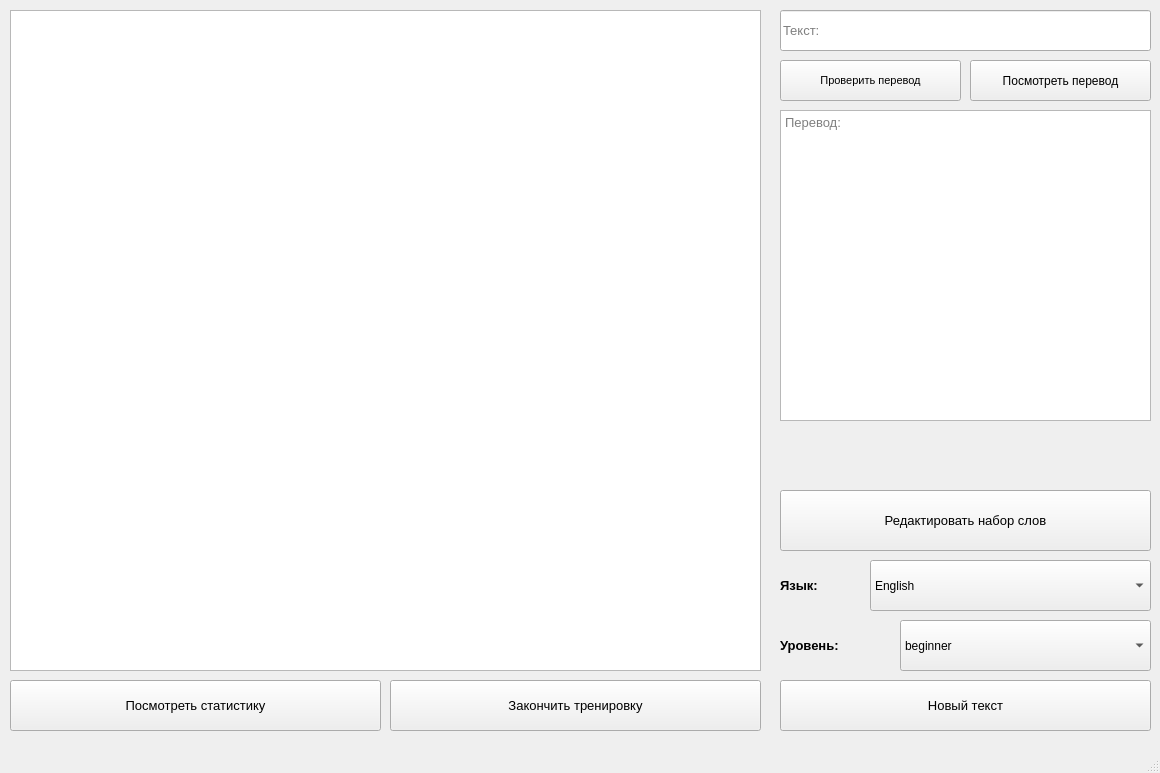
<?xml version="1.0" encoding="UTF-8"?>
<ui version="4.0">
 <class>MainWindow</class>
 <widget class="QMainWindow" name="MainWindow">
  <property name="geometry">
   <rect>
    <x>0</x>
    <y>0</y>
    <width>1160</width>
    <height>773</height>
   </rect>
  </property>
  <property name="windowTitle">
   <string>MainWindow</string>
  </property>
  <widget class="QWidget" name="centralwidget">
   <widget class="QTextBrowser" name="textBrowser">
    <property name="geometry">
     <rect>
      <x>10</x>
      <y>10</y>
      <width>751</width>
      <height>661</height>
     </rect>
    </property>
    <property name="font">
     <font>
      <pointsize>12</pointsize>
     </font>
    </property>
   </widget>
   <widget class="QLineEdit" name="wordP">
    <property name="geometry">
     <rect>
      <x>780</x>
      <y>10</y>
      <width>371</width>
      <height>41</height>
     </rect>
    </property>
    <property name="font">
     <font>
      <pointsize>10</pointsize>
     </font>
    </property>
    <property name="text">
     <string/>
    </property>
    <property name="placeholderText">
     <string>Текст:</string>
    </property>
   </widget>
   <widget class="QPushButton" name="checkTBtn">
    <property name="geometry">
     <rect>
      <x>780</x>
      <y>60</y>
      <width>181</width>
      <height>41</height>
     </rect>
    </property>
    <property name="font">
     <font>
      <pointsize>8</pointsize>
     </font>
    </property>
    <property name="text">
     <string>Проверить перевод</string>
    </property>
   </widget>
   <widget class="QPushButton" name="seeTBtn">
    <property name="geometry">
     <rect>
      <x>970</x>
      <y>60</y>
      <width>181</width>
      <height>41</height>
     </rect>
    </property>
    <property name="text">
     <string>Посмотреть перевод</string>
    </property>
   </widget>
   <widget class="QPushButton" name="startBtn">
    <property name="geometry">
     <rect>
      <x>780</x>
      <y>680</y>
      <width>371</width>
      <height>51</height>
     </rect>
    </property>
    <property name="font">
     <font>
      <pointsize>10</pointsize>
     </font>
    </property>
    <property name="text">
     <string>Новый текст</string>
    </property>
   </widget>
   <widget class="QPushButton" name="statBtn">
    <property name="geometry">
     <rect>
      <x>10</x>
      <y>680</y>
      <width>371</width>
      <height>51</height>
     </rect>
    </property>
    <property name="font">
     <font>
      <pointsize>10</pointsize>
     </font>
    </property>
    <property name="text">
     <string>Посмотреть статистику</string>
    </property>
   </widget>
   <widget class="QLabel" name="statusLabel">
    <property name="geometry">
     <rect>
      <x>780</x>
      <y>420</y>
      <width>371</width>
      <height>41</height>
     </rect>
    </property>
    <property name="text">
     <string/>
    </property>
   </widget>
   <widget class="QPushButton" name="endBtn">
    <property name="geometry">
     <rect>
      <x>390</x>
      <y>680</y>
      <width>371</width>
      <height>51</height>
     </rect>
    </property>
    <property name="font">
     <font>
      <pointsize>10</pointsize>
     </font>
    </property>
    <property name="text">
     <string>Закончить тренировку</string>
    </property>
   </widget>
   <widget class="QComboBox" name="lang_query">
    <property name="geometry">
     <rect>
      <x>870</x>
      <y>560</y>
      <width>281</width>
      <height>51</height>
     </rect>
    </property>
    <property name="font">
     <font>
      <pointsize>9</pointsize>
     </font>
    </property>
    <property name="editable">
     <bool>false</bool>
    </property>
    <property name="currentText">
     <string>English</string>
    </property>
    <item>
     <property name="text">
      <string>English</string>
     </property>
    </item>
    <item>
     <property name="text">
      <string>Italian</string>
     </property>
    </item>
    <item>
     <property name="text">
      <string>Spanish</string>
     </property>
    </item>
    <item>
     <property name="text">
      <string>Chinese (simplified)</string>
     </property>
    </item>
    <item>
     <property name="text">
      <string>German</string>
     </property>
    </item>
    <item>
     <property name="text">
      <string>French</string>
     </property>
    </item>
   </widget>
   <widget class="QLabel" name="label_2">
    <property name="geometry">
     <rect>
      <x>780</x>
      <y>560</y>
      <width>61</width>
      <height>51</height>
     </rect>
    </property>
    <property name="font">
     <font>
      <pointsize>10</pointsize>
      <weight>75</weight>
      <bold>true</bold>
     </font>
    </property>
    <property name="text">
     <string>Язык:</string>
    </property>
   </widget>
   <widget class="QLabel" name="label_3">
    <property name="geometry">
     <rect>
      <x>780</x>
      <y>620</y>
      <width>121</width>
      <height>51</height>
     </rect>
    </property>
    <property name="font">
     <font>
      <pointsize>10</pointsize>
      <weight>75</weight>
      <bold>true</bold>
     </font>
    </property>
    <property name="text">
     <string>Уровень:</string>
    </property>
   </widget>
   <widget class="QComboBox" name="lvl_query">
    <property name="geometry">
     <rect>
      <x>900</x>
      <y>620</y>
      <width>251</width>
      <height>51</height>
     </rect>
    </property>
    <property name="font">
     <font>
      <pointsize>9</pointsize>
     </font>
    </property>
    <property name="editable">
     <bool>false</bool>
    </property>
    <property name="currentText">
     <string>beginner</string>
    </property>
    <item>
     <property name="text">
      <string>beginner</string>
     </property>
    </item>
    <item>
     <property name="text">
      <string>elementary</string>
     </property>
    </item>
    <item>
     <property name="text">
      <string>pre-intermediate</string>
     </property>
    </item>
    <item>
     <property name="text">
      <string>intermediate</string>
     </property>
    </item>
    <item>
     <property name="text">
      <string>upper-intermediate</string>
     </property>
    </item>
    <item>
     <property name="text">
      <string>advanced</string>
     </property>
    </item>
   </widget>
   <widget class="QTextBrowser" name="translateP">
    <property name="geometry">
     <rect>
      <x>780</x>
      <y>110</y>
      <width>371</width>
      <height>311</height>
     </rect>
    </property>
    <property name="font">
     <font>
      <pointsize>10</pointsize>
     </font>
    </property>
    <property name="placeholderText">
     <string>Перевод:</string>
    </property>
   </widget>
   <widget class="QPushButton" name="returnButton">
    <property name="geometry">
     <rect>
      <x>780</x>
      <y>490</y>
      <width>371</width>
      <height>61</height>
     </rect>
    </property>
    <property name="font">
     <font>
      <pointsize>10</pointsize>
     </font>
    </property>
    <property name="text">
     <string>Редактировать набор слов</string>
    </property>
   </widget>
  </widget>
  <widget class="QMenuBar" name="menubar">
   <property name="geometry">
    <rect>
     <x>0</x>
     <y>0</y>
     <width>1160</width>
     <height>18</height>
    </rect>
   </property>
  </widget>
  <widget class="QStatusBar" name="statusbar"/>
 </widget>
 <resources/>
 <connections/>
</ui>
